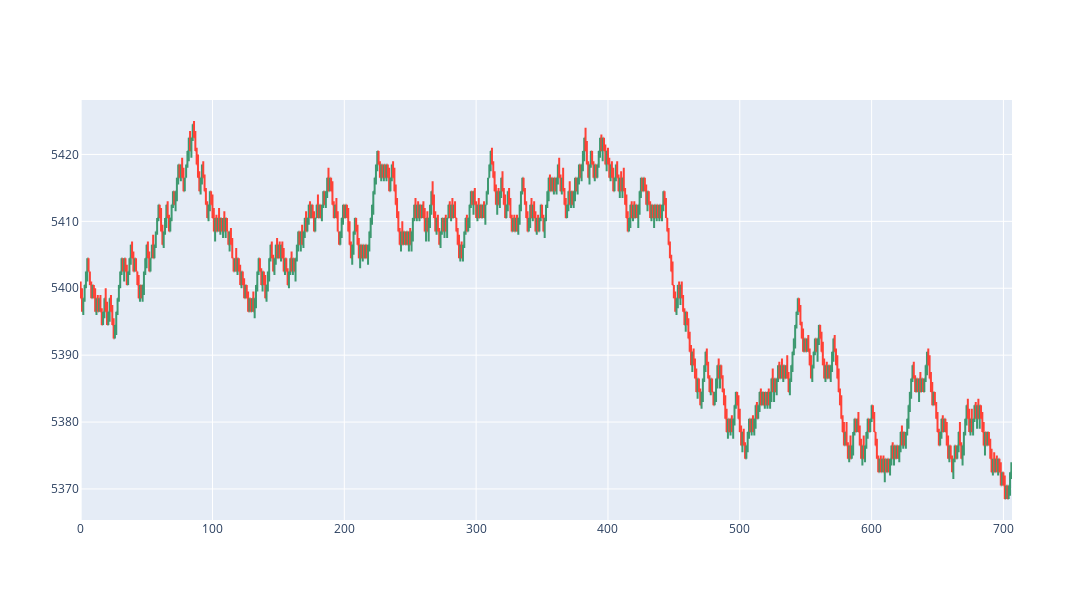

Here is the notebook cell this chart was saved with:
### Code cell
def plot_chart():
    fig = go.Figure(
        data=go.Ohlc(
            open=ohlc["open"],
            high=ohlc["high"],
            low=ohlc["low"],
            close=ohlc["close"],
        )
    )

    fig.update(layout_xaxis_rangeslider_visible=False)

    fig.update_layout(
        autosize=True,
        width=1500,
        height=600,
    )

    return fig


plot_chart()

### Figure 1 — Plotly figure (JSON) as saved in the notebook; plotly's stock layout.template omitted (floating-point values rounded to 4 significant figures; data arrays with more than 128 entries replaced by an {"elided": "..."} marker saying what was removed)
{"data": [{"close": {"elided": "707 float values"}, "high": {"elided": "707 float values"}, "low": {"elided": "707 float values"}, "open": {"elided": "707 float values"}, "type": "ohlc"}], "layout": {"autosize": true, "height": 600, "width": 1500, "xaxis": {"rangeslider": {"visible": false}}}}
